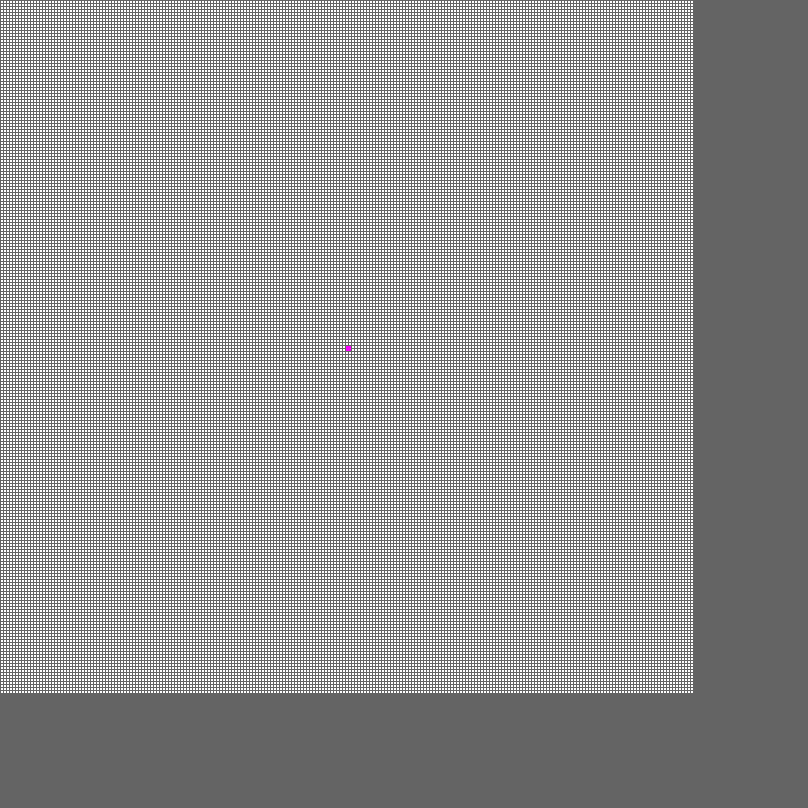
Frame 1 (no input)
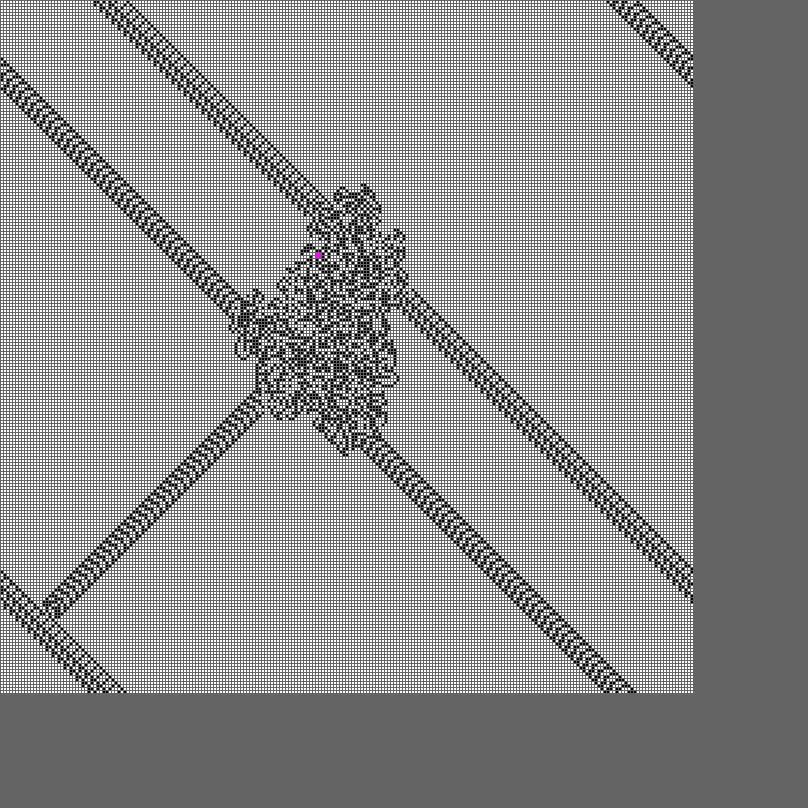
Frame 60 (the mouse pressed at the canvas centre just before this capture)
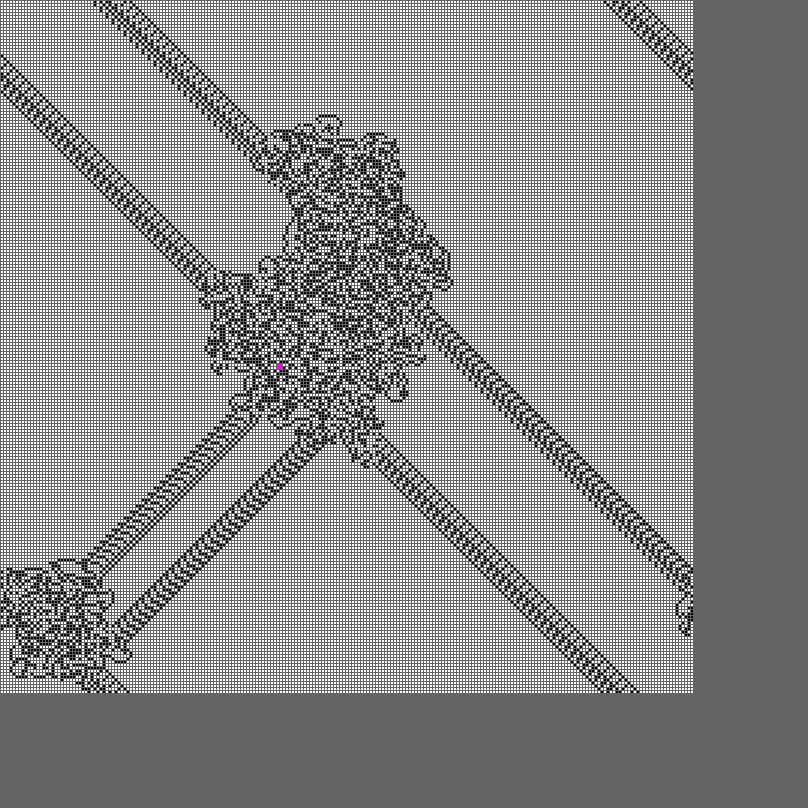
Frame 120 (the mouse held since frame 60 and released just before this capture)

The Processing sketch that drew these frames (run headless with seeded random() and noise(); from frame 60 on, the mouse is pressed at the canvas centre):

// Processing sketch: ant_BN
// ── ant_BN.pde
color w = color(255, 255, 255);
color b = color(0, 0, 255);
int x, y;

PVector ant;
PVector t;
int[][][] grid;

void setup() {
  size(808, 808);
  //pixelDensity(2);
  int d = 231;
  grid = new int[d][d][1];

  x = (grid.length-1)/2+1;
  y = (grid.length-1)/2+1;

  for (int i = 0; i < grid.length; i++) {
    for (int j = 0; j < grid.length; j++) {
      grid[i][j][0]=0;
    }
  }
}


int dir = 3;



void draw() {
  background(100);
  println(x, y, grid[x][y][0], dir);

  

    float D = width/grid.length;
    for (int i = 0; i < grid.length; i++) {
      for (int j = 0; j < grid.length; j++) {
        noStroke();
        if (grid[i][j][0] == 0) {
          fill(w);
        }
        if (grid[i][j][0] == 1) {
          fill(0);
        }

        strokeWeight(1);
        rect(i*D+1, j*D+1, D-1, D-1);

        fill(255, 0, 255);
        rect(x*D-2, y*D-2, D+2, D+2);
        //point((i*D+1+D-2)/2, (j*D+1+D-2)/2);
      }
    }
    
    for (int k = 0; k < 1000; k++) {


    if (dir == 0) {
      //grid[x][y][0] = 0;
      if (y == 0) {
        y=grid.length-1;
      } else {
        y--;
      }
    }
    if (dir == 1) {
      //grid[x][y][0] = 1;
      if (x == grid.length-1) {
        x=0;
      } else {
        x++;
      }
    }
    if (dir == 2) {
      //grid[x][y][0] = 3;
      if (y == grid.length-1) {
        y=0;
      } else {
        y++;
      }
    }
    if (dir == 3) {
      //grid[x][y][0] = 2;
      if (x == 0) {
        x=grid.length-1;
      } else {
        x--;
      }
    }
    
    
    
    if (grid[x][y][0] == 0) {
      grid[x][y][0] = 1;
      dir++;
    } else if (grid[x][y][0] == 1) {
      grid[x][y][0] = 0;
      dir = dir -1;
    }
    if (dir > 3) {
      dir = dir - 4;
    }
    if (dir < 0) {
      dir = 4 + dir;
    }
  }
}
